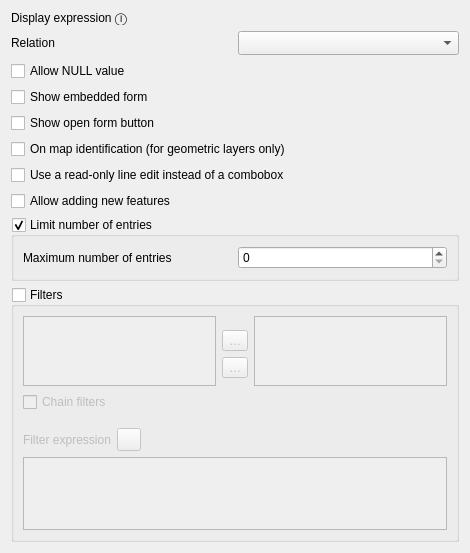
<?xml version="1.0" encoding="UTF-8"?>
<ui version="4.0">
 <class>QgsRelReferenceConfigDlgBase</class>
 <widget class="QWidget" name="QgsRelReferenceConfigDlgBase">
  <property name="geometry">
   <rect>
    <x>0</x>
    <y>0</y>
    <width>470</width>
    <height>553</height>
   </rect>
  </property>
  <property name="windowTitle">
   <string notr="true">Dialog</string>
  </property>
  <layout class="QGridLayout" name="gridLayout_2">
   <item row="0" column="0">
    <widget class="QLabel" name="label">
     <property name="toolTip">
      <string>This setting is not saved in the style. It is changing the display name on the referenced layer.</string>
     </property>
     <property name="text">
      <string>Display expression Ⓘ</string>
     </property>
    </widget>
   </item>
   <item row="6" column="0" colspan="2">
    <widget class="QCheckBox" name="mCbxReadOnly">
     <property name="text">
      <string>Use a read-only line edit instead of a combobox</string>
     </property>
    </widget>
   </item>
   <item row="1" column="0">
    <widget class="QLabel" name="label_2">
     <property name="text">
      <string>Relation</string>
     </property>
    </widget>
   </item>
   <item row="7" column="0" colspan="2">
    <widget class="QCheckBox" name="mCbxAllowAddFeatures">
     <property name="text">
      <string>Allow adding new features</string>
     </property>
    </widget>
   </item>
   <item row="5" column="0" colspan="2">
    <widget class="QCheckBox" name="mCbxMapIdentification">
     <property name="text">
      <string>On map identification (for geometric layers only)</string>
     </property>
    </widget>
   </item>
   <item row="0" column="1">
    <widget class="QgsFieldExpressionWidget" name="mExpressionWidget">
     <property name="focusPolicy">
      <enum>Qt::TabFocus</enum>
     </property>
    </widget>
   </item>
   <item row="1" column="1">
    <widget class="QComboBox" name="mComboRelation">
     <property name="toolTip">
      <string>The generated relations for a polymorphic relation cannot be used.</string>
     </property>
     <property name="sizeAdjustPolicy">
      <enum>QComboBox::AdjustToMinimumContentsLengthWithIcon</enum>
     </property>
    </widget>
   </item>
   <item row="9" column="0" colspan="2">
    <widget class="QgsCollapsibleGroupBox" name="mFilterGroupBox">
     <property name="title">
      <string>Filters</string>
     </property>
     <property name="checkable">
      <bool>true</bool>
     </property>
     <property name="checked">
      <bool>false</bool>
     </property>
     <layout class="QGridLayout" name="gridLayout">
      <item row="2" column="1">
       <widget class="QToolButton" name="mAddFilterButton">
        <property name="text">
         <string>…</string>
        </property>
        <property name="icon">
         <iconset resource="../../../images/images.qrc">
          <normaloff>:/images/themes/default/symbologyAdd.svg</normaloff>:/images/themes/default/symbologyAdd.svg</iconset>
        </property>
       </widget>
      </item>
      <item row="1" column="0" rowspan="4">
       <widget class="QListWidget" name="mAvailableFieldsList"/>
      </item>
      <item row="1" column="2" rowspan="4">
       <widget class="QListWidget" name="mFilterFieldsList"/>
      </item>
      <item row="5" column="0" colspan="3">
       <widget class="QCheckBox" name="mCbxChainFilters">
        <property name="toolTip">
         <string>When activated, filters restrict the option of subsequent filters based on the selection of a previous filter.</string>
        </property>
        <property name="text">
         <string>Chain filters</string>
        </property>
       </widget>
      </item>
      <item row="4" column="1">
       <spacer name="verticalSpacer_2">
        <property name="orientation">
         <enum>Qt::Vertical</enum>
        </property>
        <property name="sizeHint" stdset="0">
         <size>
          <width>20</width>
          <height>40</height>
         </size>
        </property>
       </spacer>
      </item>
      <item row="1" column="1">
       <spacer name="verticalSpacer">
        <property name="orientation">
         <enum>Qt::Vertical</enum>
        </property>
        <property name="sizeHint" stdset="0">
         <size>
          <width>20</width>
          <height>40</height>
         </size>
        </property>
       </spacer>
      </item>
      <item row="6" column="0" colspan="3">
       <layout class="QHBoxLayout" name="horizontalLayout">
        <property name="topMargin">
         <number>10</number>
        </property>
        <item>
         <widget class="QLabel" name="label_3">
          <property name="text">
           <string>Filter expression</string>
          </property>
         </widget>
        </item>
        <item>
         <widget class="QToolButton" name="mEditExpression">
          <property name="icon">
           <iconset resource="../../../images/images.qrc">
            <normaloff>:/images/themes/default/mIconExpression.svg</normaloff>:/images/themes/default/mIconExpression.svg</iconset>
          </property>
         </widget>
        </item>
        <item>
         <spacer name="horizontalSpacer">
          <property name="orientation">
           <enum>Qt::Horizontal</enum>
          </property>
          <property name="sizeHint" stdset="0">
           <size>
            <width>40</width>
            <height>20</height>
           </size>
          </property>
         </spacer>
        </item>
       </layout>
      </item>
      <item row="3" column="1">
       <widget class="QToolButton" name="mRemoveFilterButton">
        <property name="text">
         <string>…</string>
        </property>
        <property name="icon">
         <iconset resource="../../../images/images.qrc">
          <normaloff>:/images/themes/default/symbologyRemove.svg</normaloff>:/images/themes/default/symbologyRemove.svg</iconset>
        </property>
       </widget>
      </item>
      <item row="7" column="0" colspan="3">
       <widget class="QTextEdit" name="mFilterExpression"/>
      </item>
     </layout>
    </widget>
   </item>
   <item row="3" column="0" colspan="2">
    <widget class="QCheckBox" name="mCbxShowForm">
     <property name="text">
      <string>Show embedded form</string>
     </property>
    </widget>
   </item>
   <item row="2" column="0" colspan="2">
    <widget class="QCheckBox" name="mCbxAllowNull">
     <property name="text">
      <string>Allow NULL value</string>
     </property>
    </widget>
   </item>
   <item row="4" column="0" colspan="2">
    <widget class="QCheckBox" name="mCbxShowOpenFormButton">
     <property name="text">
      <string>Show open form button</string>
     </property>
    </widget>
   </item>
   <item row="8" column="0" colspan="2">
    <widget class="QGroupBox" name="mFetchLimitGroupBox">
     <property name="toolTip">
      <string>If no limit is set, all entries are loaded.</string>
     </property>
     <property name="title">
      <string>Limit number of entries</string>
     </property>
     <property name="checkable">
      <bool>true</bool>
     </property>
     <layout class="QGridLayout" name="gridLayout_3">
      <item row="0" column="0">
       <widget class="QLabel" name="label_fetchLimit">
        <property name="text">
         <string>Maximum number of entries</string>
        </property>
       </widget>
      </item>
      <item row="0" column="1">
       <widget class="QgsSpinBox" name="mFetchLimit"/>
      </item>
     </layout>
    </widget>
   </item>
  </layout>
 </widget>
 <customwidgets>
  <customwidget>
   <class>QgsCollapsibleGroupBox</class>
   <extends>QGroupBox</extends>
   <header>qgscollapsiblegroupbox.h</header>
   <container>1</container>
  </customwidget>
  <customwidget>
   <class>QgsFieldExpressionWidget</class>
   <extends>QWidget</extends>
   <header>qgsfieldexpressionwidget.h</header>
   <container>1</container>
  </customwidget>
  <customwidget>
   <class>QgsSpinBox</class>
   <extends>QSpinBox</extends>
   <header>qgsspinbox.h</header>
  </customwidget>
 </customwidgets>
 <tabstops>
  <tabstop>mExpressionWidget</tabstop>
  <tabstop>mComboRelation</tabstop>
  <tabstop>mCbxAllowNull</tabstop>
  <tabstop>mCbxShowForm</tabstop>
  <tabstop>mCbxShowOpenFormButton</tabstop>
  <tabstop>mCbxMapIdentification</tabstop>
  <tabstop>mCbxReadOnly</tabstop>
  <tabstop>mCbxAllowAddFeatures</tabstop>
  <tabstop>mFilterGroupBox</tabstop>
  <tabstop>mAvailableFieldsList</tabstop>
  <tabstop>mAddFilterButton</tabstop>
  <tabstop>mRemoveFilterButton</tabstop>
  <tabstop>mFilterFieldsList</tabstop>
  <tabstop>mCbxChainFilters</tabstop>
  <tabstop>mEditExpression</tabstop>
  <tabstop>mFilterExpression</tabstop>
 </tabstops>
 <resources>
  <include location="../../../images/images.qrc"/>
  <include location="../../../images/images.qrc"/>
 </resources>
 <connections/>
</ui>
